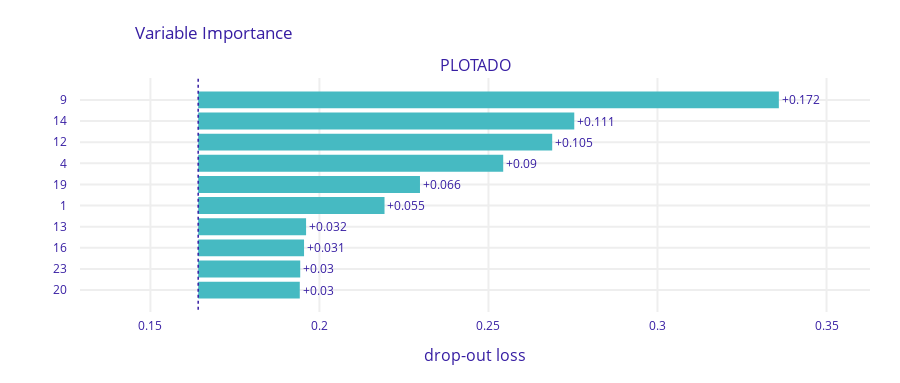

This figure's notebook cell:
### Code cell
explainer.model_parts().plot()

### Figure 1 — Plotly figure (JSON) as saved in the notebook; plotly's stock layout.template omitted (floating-point values rounded to 4 significant figures)
{"data": [{"base": 0.1641, "hoverinfo": "text", "hoverlabel": {"bgcolor": "rgba(0,0,0,0.8)"}, "hovertext": ["Model: PLOTADO loss after<br>variable: 9 is permuted: 0.336<br>Drop-out loss change: +0.172", "Model: PLOTADO loss after<br>variable: 14 is permuted: 0.275<br>Drop-out loss change: +0.111", "Model: PLOTADO loss after<br>variable: 12 is permuted: 0.269<br>Drop-out loss change: +0.105", "Model: PLOTADO loss after<br>variable: 4 is permuted: 0.254<br>Drop-out loss change: +0.09", "Model: PLOTADO loss after<br>variable: 19 is permuted: 0.23<br>Drop-out loss change: +0.066", "Model: PLOTADO loss after<br>variable: 1 is permuted: 0.219<br>Drop-out loss change: +0.055", "Model: PLOTADO loss after<br>variable: 13 is permuted: 0.196<br>Drop-out loss change: +0.032", "Model: PLOTADO loss after<br>variable: 16 is permuted: 0.195<br>Drop-out loss change: +0.031", "Model: PLOTADO loss after<br>variable: 23 is permuted: 0.194<br>Drop-out loss change: +0.03", "Model: PLOTADO loss after<br>variable: 20 is permuted: 0.194<br>Drop-out loss change: +0.03"], "marker": {"color": "#46bac2"}, "orientation": "h", "showlegend": false, "text": ["+0.172", "+0.111", "+0.105", "+0.09", "+0.066", "+0.055", "+0.032", "+0.031", "+0.03", "+0.03"], "textposition": "outside", "type": "bar", "x": [0.1718, 0.1112, 0.1047, 0.09023, 0.0656, 0.05512, 0.03191, 0.03131, 0.03018, 0.03005], "xaxis": "x", "y": ["9", "14", "12", "4", "19", "1", "13", "16", "23", "20"], "yaxis": "y"}], "layout": {"annotations": [{"font": {"size": 16}, "showarrow": false, "text": "PLOTADO", "x": 0.5, "xanchor": "center", "xref": "paper", "y": 1, "yanchor": "bottom", "yref": "paper"}, {"font": {"size": 16}, "showarrow": false, "text": "drop-out loss", "x": 0.5, "xanchor": "center", "xref": "paper", "y": 0, "yanchor": "top", "yref": "paper", "yshift": -30}], "font": {"color": "#371ea3"}, "height": 383, "margin": {"b": 71, "r": 30, "t": 78}, "shapes": [{"line": {"color": "#371ea3", "dash": "dot", "width": 1.5}, "type": "line", "x0": 0.1641, "x1": 0.1641, "xref": "x", "y0": -1, "y1": 10, "yref": "y"}], "title": {"text": "Variable Importance", "x": 0.15}, "xaxis": {"anchor": "y", "automargin": true, "domain": [0, 1], "fixedrange": true, "gridwidth": 2, "range": [0.1292, 0.3629], "tickcolor": "white", "ticklen": 3, "ticks": "outside", "type": "linear", "zeroline": false}, "yaxis": {"anchor": "x", "automargin": true, "autorange": "reversed", "domain": [0, 1], "fixedrange": true, "gridwidth": 2, "tickcolor": "white", "ticklen": 10, "ticks": "outside", "type": "category"}}}
